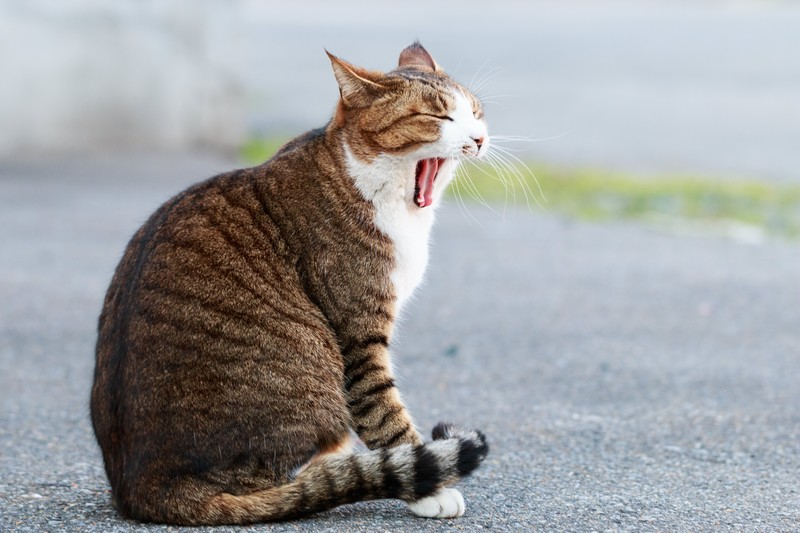
//> input picture data_file/problem_program/problem_12/image/cat.jpg, 800 x 533 px
$ ./main   (built with g++ and OpenCV 4)
//> lines starting //> are read from the running program, lines starting //| are printed output that depends on the picture; after the words box and inside, x2 and y2 are one past the last pixel; in counts of white or black regions, pixels touching at a corner belong together
//
//  main.cpp
//  morphology
//
//  Created by x17070xx on 2018/06/19.
//  Copyright © 2018年 AIT. All rights reserved.
//

#include <iostream>
#include <opencv2/opencv.hpp>

//画像ファイル
#define FILE_NAME "/Applications/MAMP/htdocs/aitpictures_20/data_file/problem_program/problem_17/image/cat.jpg"

//ウィンドウ名
#define WINDOW_NAME_INPUT "input"
#define WINDOW_NAME_OUTPUT "output"
#define SAVE_FILE_NAME1 "result.jpg"

int main(int argc, const char * argv[]) {
    //画像をグレースケールで入力
    cv::Mat src_img = cv::imread(FILE_NAME, 0);
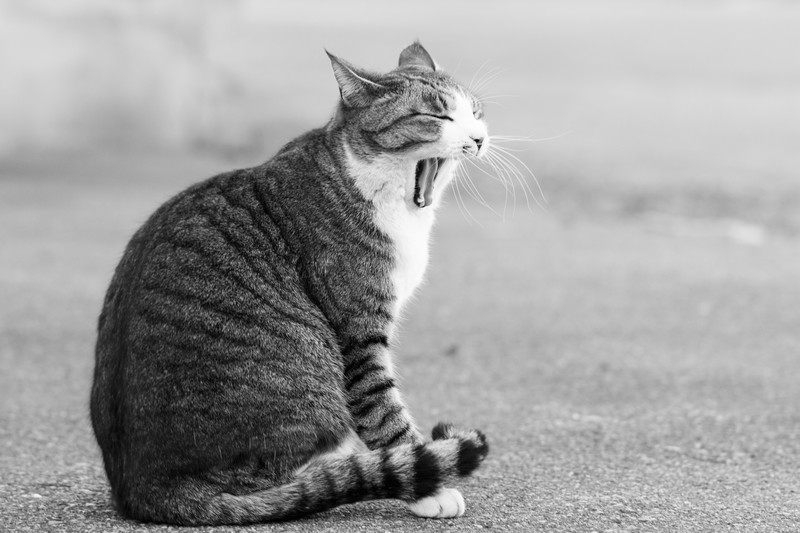
//> src_img: 533 rows x 800 cols, CV_8UC1; min 0, max 255, mean 157.7
    if (src_img.empty()) { //入力失敗の場合
        fprintf(stderr, "File is not opened.\n");
        return (-1);
    }
    cv::Mat bin_img = cv::Mat(src_img.size(), CV_8UC1);
    cv::Mat dst_img = cv::Mat(src_img.size(), CV_8UC1);
    cv::Mat result_img = cv::Mat(src_img.size(), CV_8UC1);
    //二値化
    cv::threshold(src_img, bin_img, 100, 255, cv::THRESH_BINARY);
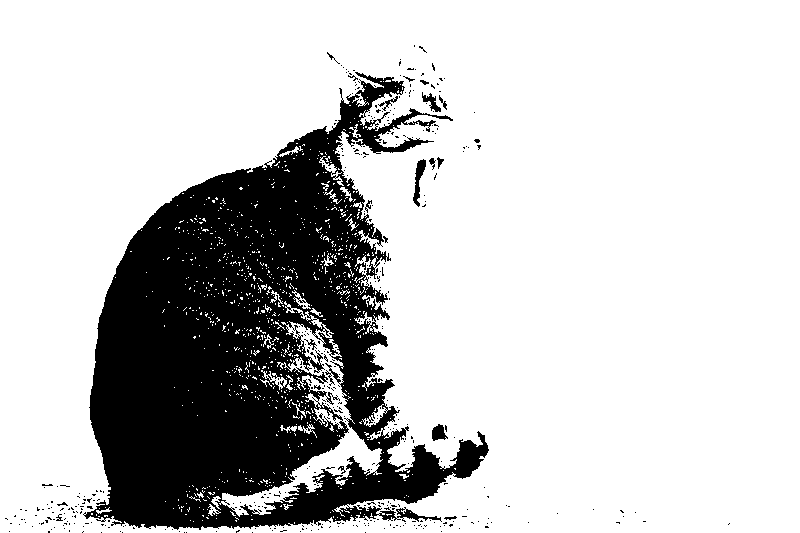
//> bin_img: 533 rows x 800 cols, CV_8UC1; 78.2% white; 419 black regions (400 under 20 px), largest, box (x1, y1, x2, y2) and area: (83, 72, 489, 530) 90765, (413, 159, 426, 207) 269, (432, 424, 448, 441) 175
    int i;
    // [8 lines of commented-out code are left out]
    for (i=0; i<7; i++) {
        cv::erode(bin_img, result_img, cv::Mat(), cv::Point(-1, -1), i);
        cv::imshow(WINDOW_NAME_OUTPUT, result_img);
        cv::imwrite(SAVE_FILE_NAME1, result_img);
    }
//> this loop made 7 passes
//> pass 2, `cv::erode(bin_img, result_img, cv::Mat(), cv::Point(-1, -1), i);`:
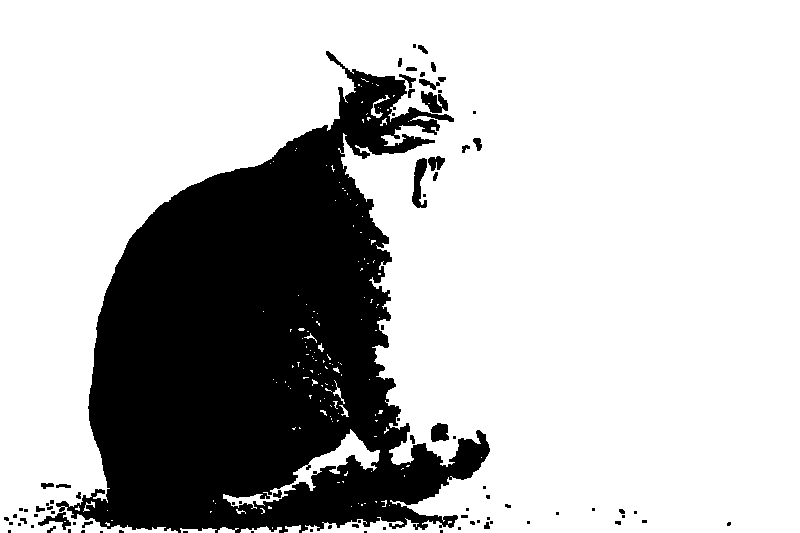
//> result_img: 533 rows x 800 cols, CV_8UC1; 74.2% white; 83 black regions (52 under 20 px), largest, box (x1, y1, x2, y2) and area: (56, 51, 490, 533) 106812, (412, 158, 427, 208) 443, (421, 91, 448, 113) 365
//> pass 3, `cv::erode(bin_img, result_img, cv::Mat(), cv::Point(-1, -1), i);`:
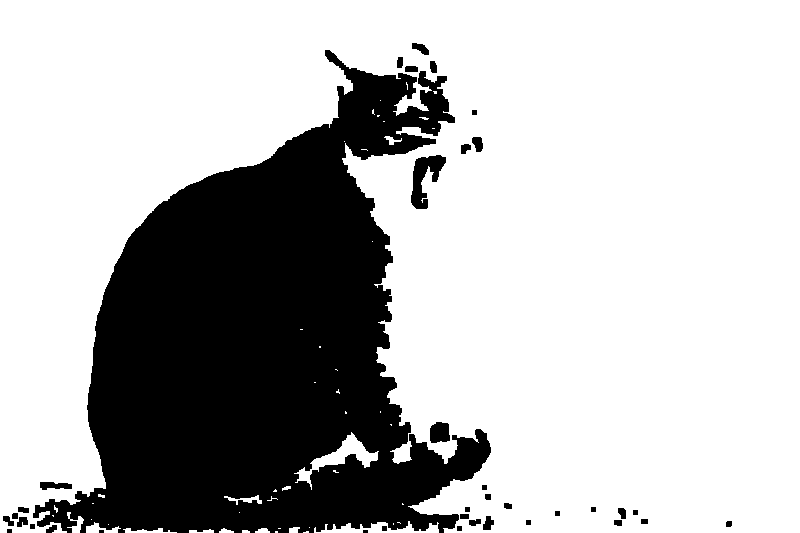
//> result_img: 533 rows x 800 cols, CV_8UC1; 72.5% white; 37 black regions (2 under 20 px), largest, box (x1, y1, x2, y2) and area: (33, 50, 491, 533) 114363, (411, 155, 446, 209) 935, (430, 422, 450, 443) 359
//> after the loop:
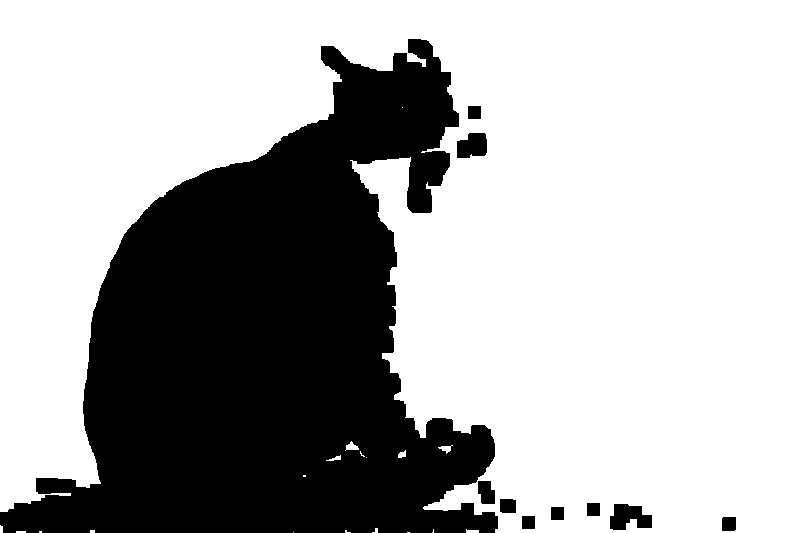
//> result_img: 533 rows x 800 cols, CV_8UC1; 68.2% white; 10 black regions, largest, box (x1, y1, x2, y2) and area: (0, 39, 498, 533) 132983, (610, 504, 652, 530) 769, (457, 133, 487, 158) 621

    cv::waitKey();
    return 0;
}
